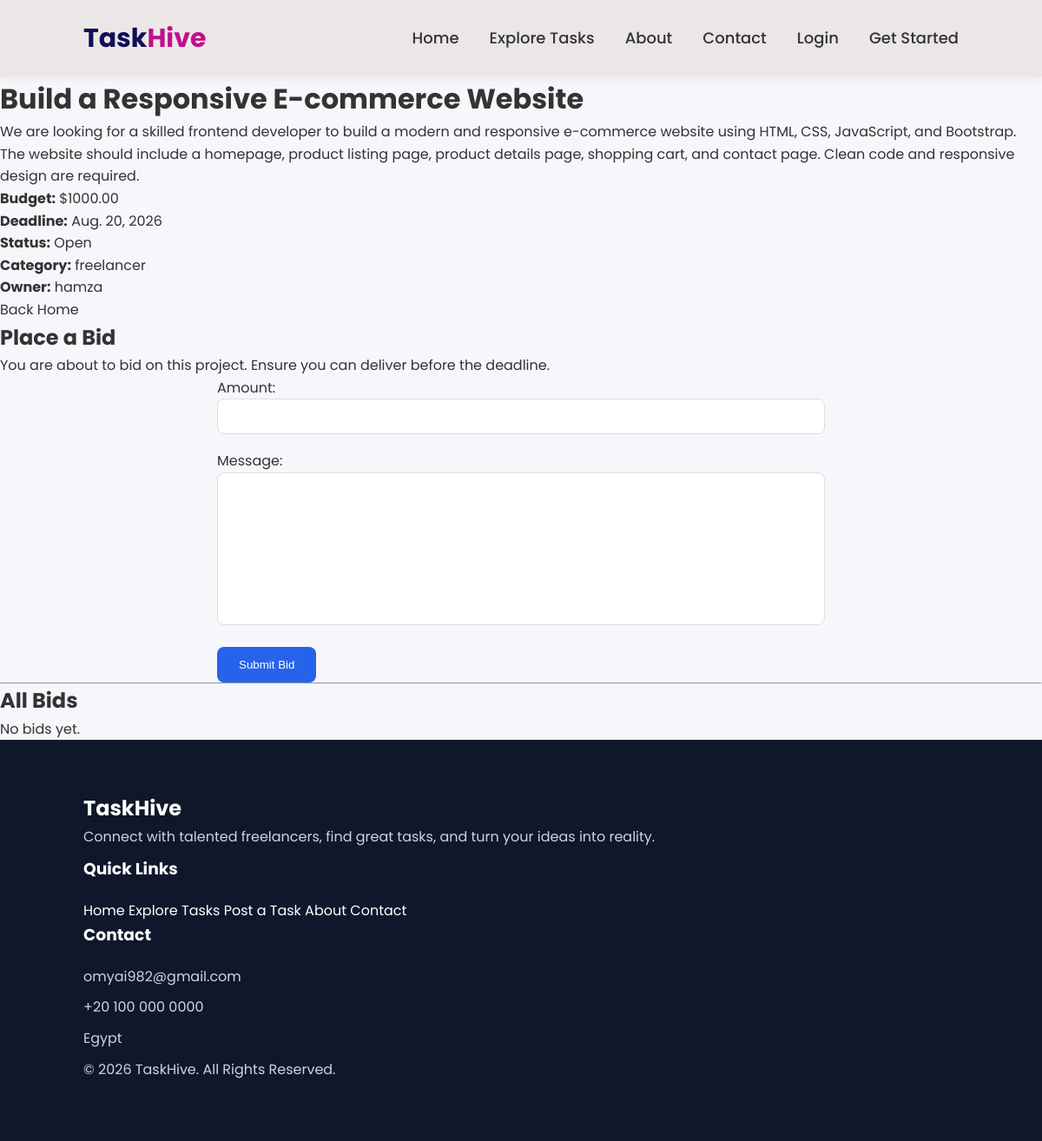
The page /task/3/ on the database its author committed.
### tasks/models.py (models this page shows, shortened)
class Task(models.Model):
    title = models.CharField(max_length=300)
    description = models.TextField()
    budget = models.DecimalField(max_digits=10, decimal_places=2)
    deadline = models.DateField()
    STATUS_CHOICES = [
        ('Open', 'Open'),
        ('In Progress', 'In Progress'),
        ('Completed', 'Completed'),
        ('Closed', 'Closed'),
    ]
    status = models.CharField(
        max_length=20,
        choices=STATUS_CHOICES,
        default='Open'
    )
    category = models.ForeignKey(Category, on_delete=models.CASCADE)
    owner = models.ForeignKey(User, on_delete=models.CASCADE)
    created_at = models.DateTimeField(auto_now_add=True)
    updated_at = models.DateTimeField(auto_now=True)
    is_active = models.BooleanField(default=True)

class Category(models.Model):
    name = models.CharField(max_length=100)
    description = models.TextField()
    icon = models.CharField(max_length=50)

### tasks/views.py (the view)
# urls.py: path("task/<int:id>/", views.task_detail, name="task_detail"),
def task_detail(request, id):
    task = get_object_or_404(Task, id=id)
    if request.method == "POST":
        form = BidForm(request.POST)
        if form.is_valid():
            bid = form.save(commit=False)
            bid.task = task
            bid.freelancer = request.user
            bid.save()
            return redirect("task_detail", id=task.id)
    else:
        form = BidForm()
    bids = task.bid_set.all()
    return render(request, "task_detail.html", {
        "task": task,
        "form": form,
        "bids": bids,
    })

### tasks/forms.py
class BidForm(forms.ModelForm):
    class Meta:
        model = Bid
        fields = [
            "amount",
            "message",
        ]

### templates/task_detail.html (shortened to what this page needs)
{% extends 'base.html' %}
{% block content %}
<h1>{{ task.title }}</h1>
<p>{{ task.description }}</p>
<p><strong>Budget:</strong> ${{ task.budget }}</p>
<p><strong>Deadline:</strong> {{ task.deadline }}</p>
<p><strong>Status:</strong> {{ task.status }}</p>
<p><strong>Category:</strong> {{ task.category.name }}</p>
<p><strong>Owner:</strong> {{ task.owner.username }}</p>
<a href="{% url 'home' %}">
    Back Home
</a>
<h2>Place a Bid</h2>
<p>
    You are about to bid on this project.
    Ensure you can deliver before the deadline.
</p>
<form method="POST">
    {{ form.as_p }}
    <button type="submit">Submit Bid</button>
</form>
<hr>
<h2>All Bids</h2>
{% for bid in bids %}
<div class="bid-card">
    <h4>{{ bid.freelancer.username }}</h4>
    <p><strong>Amount:</strong> ${{ bid.amount }}</p>
    <p>{{ bid.message }}</p>
    <small>{{ bid.created_at }}</small>
    <br><br>
    {% if request.user == task.owner and task.status == "Open" %}
        <a href="{% url 'choose_winner' bid.id %}">
            <button>Choose Winner</button>
        </a>
    {% endif %}
</div>
<hr>
{% empty %}
<p>No bids yet.</p>
{% endfor %}
{% endblock %}

### TaskHive/static/css/style.css (style rules this page uses)
* { margin:0; padding:0; box-sizing:border-box; }
body { font-family:'Poppins',sans-serif; background:#f5f7fb; color:#333; line-height:1.6; }
a { text-decoration:none; color:inherit; }
form { max-width:700px; margin:auto; }
form p { margin-bottom:18px; }
form input, form textarea, form select { width:100%; padding:12px; border:1px solid #ddd; border-radius:8px; outline:none; }
form textarea { resize:none; }
form button { padding:13px 25px; background:#2563eb; color:white; border:none; border-radius:8px; cursor:pointer; transition:.3s; }

### rows shown on the page
Task: title "Build a Responsive E-commerce Website", description "We are looking for a skilled frontend developer to build a modern and responsive e-commerce website using HTML, CSS, JavaScript, and Bootstrap. The website should include a homepage, product listing page, product details page, shopping cart, and contact page. Clean code and responsive design are required.", budget "1000.00", deadline "Aug. 20, 2026", status "Open", category.name "freelancer", owner.username "hamza"
